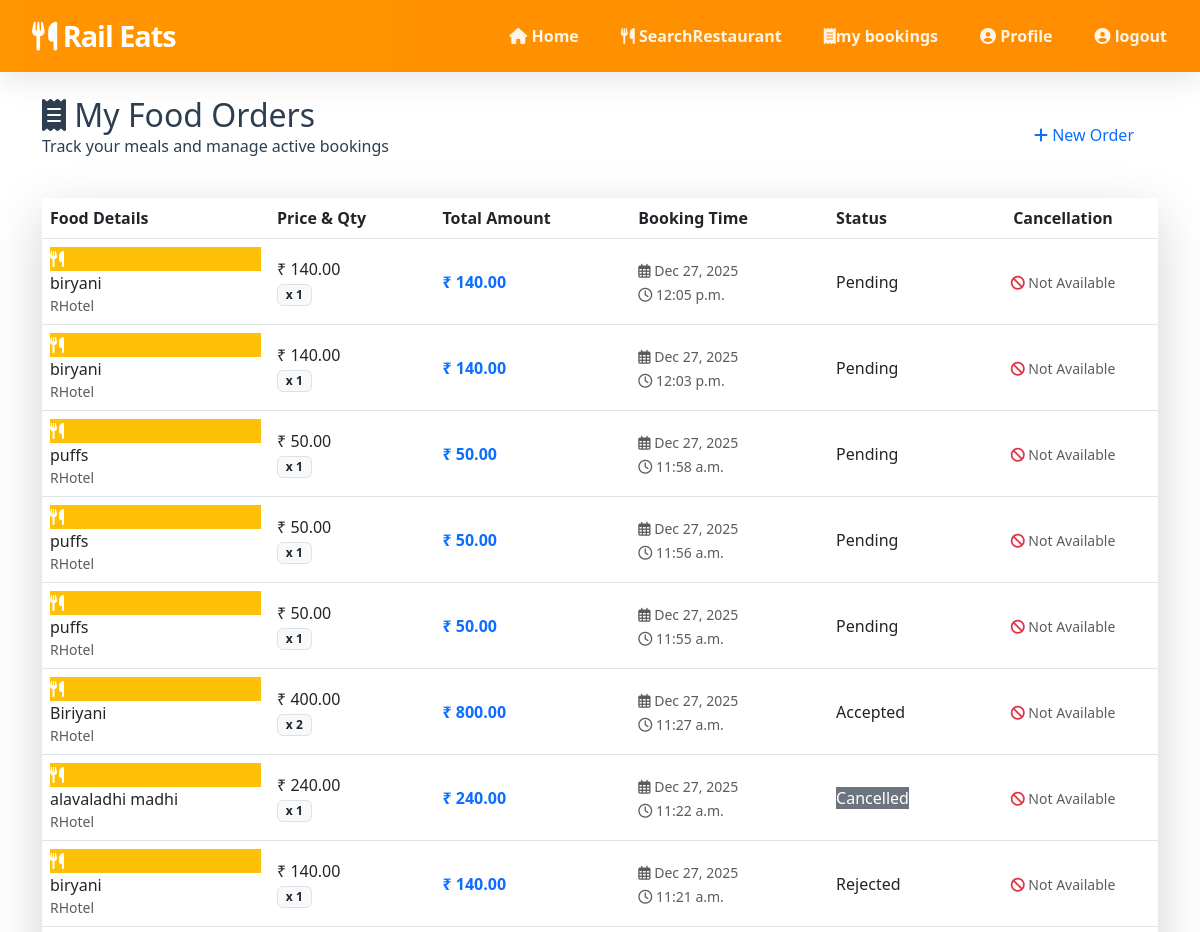
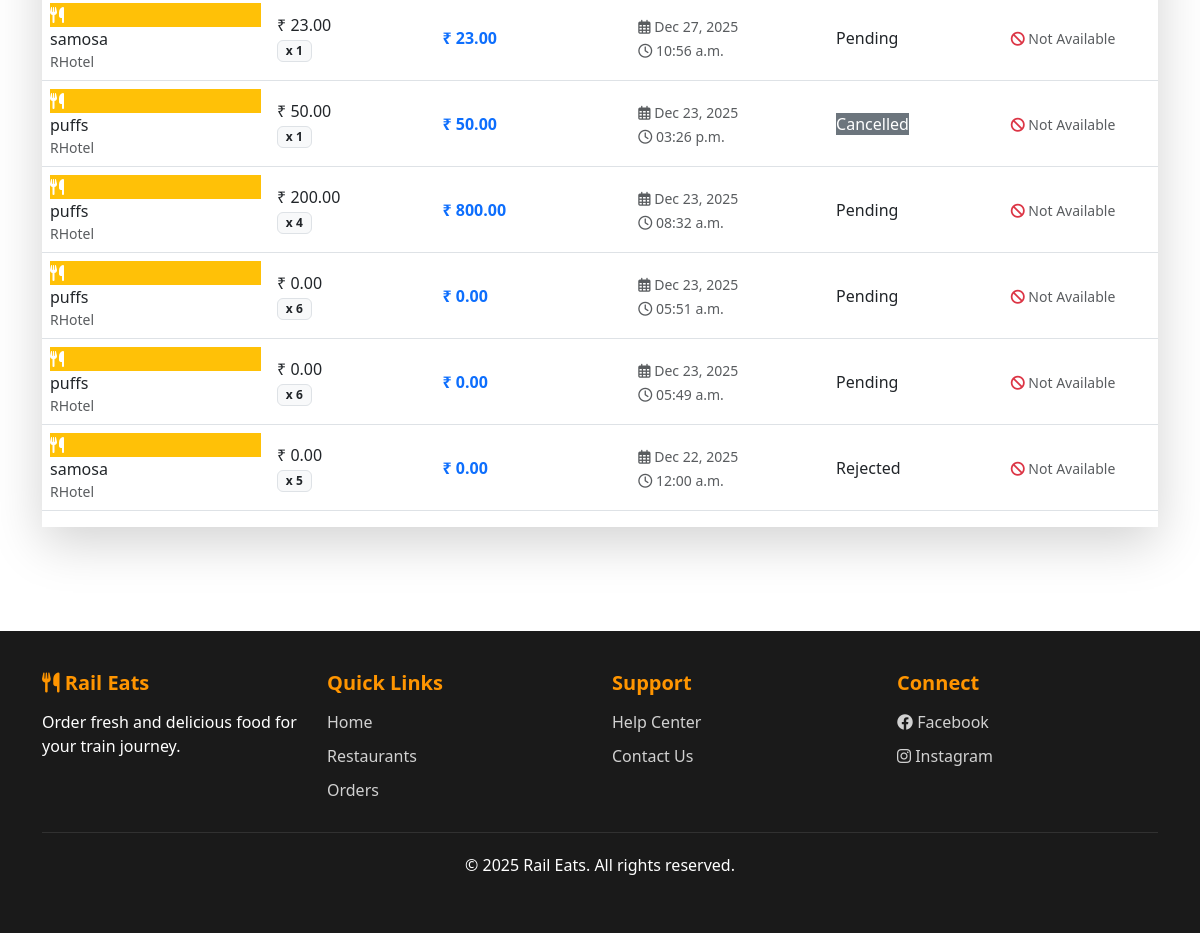
The page /User/my-bookings/ (signed in) on the database its author committed (2 pictures, top to bottom).
### User/models.py (models this page shows, shortened)
class tbl_booking(models.Model):
    user = models.ForeignKey(tbl_user, on_delete=models.CASCADE)
    restaurant = models.ForeignKey(tbl_restaurant, on_delete=models.CASCADE)
    food = models.ForeignKey(tbl_food, on_delete=models.CASCADE)
    quantity = models.IntegerField()
    price = models.DecimalField(
        max_digits=8,
        decimal_places=2
    )  # ✅ price per item at booking time
    delivery_time = models.TimeField()
    booking_date = models.DateTimeField(auto_now_add=True)
    status = models.IntegerField(default=0)
    def total_amount(self):
        return self.quantity * self.price
    def can_cancel(self):
        return timezone.now() <= self.booking_date + timedelta(hours=1)
    def cancel_deadline(self):
        return self.booking_date + timedelta(hours=1)

### Restaurant/models.py (models this page shows, shortened)
class tbl_food(models.Model):
    restaurant = models.ForeignKey(
        tbl_restaurant,
        on_delete=models.CASCADE,
        related_name='foods'
    )
    food_name = models.CharField(max_length=100)
    category = models.CharField(max_length=50)   # Veg / Non-Veg
    price = models.DecimalField(max_digits=6, decimal_places=2)
    description = models.TextField(blank=True)
    is_available = models.BooleanField(default=True)
    created_at = models.DateTimeField(auto_now_add=True)

### Guest/models.py (models this page shows, shortened)
class tbl_restaurant(models.Model):
    restaurant_name = models.CharField(max_length=100)
    owner_name = models.CharField(max_length=100)
    email = models.EmailField(unique=True)
    phone = models.CharField(max_length=15)
    station_name = models.CharField(max_length=100)
    station_code = models.CharField(max_length=10)
    address = models.TextField()
    password = models.CharField(max_length=255)
    status = models.IntegerField(default=0)

### User/views.py (the view)
# urls.py: path('my-bookings/', views.my_bookings, name='my_bookings'),
def my_bookings(request):
    if not request.session.get('uid'):
        return redirect('wguest:login')
    bookings = tbl_booking.objects.filter(
        user_id=request.session['uid']
    ).order_by('-booking_date')
    for b in bookings:
        b.can_cancel_flag = b.can_cancel()
        b.cancel_deadline_ts = int(b.cancel_deadline().timestamp())
    return render(request, 'User/MyBookings.html', {
        'bookings': bookings
    })

### User/Templates/User/myBookings.html (shortened to what this page needs)
{% extends 'User/header.html' %}
{% block content %}
<div class="container py-4">
    <div class="page-header d-flex justify-content-between align-items-center mb-4">
        <div>
            <h2 class="page-title mb-0">
                <i class="fas fa-receipt"></i> My Food Orders
            </h2>
            <p class="page-subtitle">Track your meals and manage active bookings</p>
        </div>
        <a href="{% url 'wuser:homepage' %}" class="btn-secondary-custom px-4 text-decoration-none">
            <i class="fas fa-plus"></i> New Order
        </a>
    </div>
    <div class="table-container shadow-lg">
        <div class="table-responsive">
            <table class="table table-hover align-middle">
                <thead>
                    <tr>
                        <th>Food Details</th>
                        <th>Price & Qty</th>
                        <th>Total Amount</th>
                        <th>Booking Time</th>
                        <th>Status</th>
                        <th class="text-center">Cancellation</th>
                    </tr>
                </thead>
                <tbody>
                    {% for b in bookings %}
                    <tr>
                        <td>
                            <div class="user-info">
                                <div class="user-avatar bg-warning text-white">
                                    <i class="fas fa-utensils"></i>
                                </div>
                                <div class="text-start">
                                    <div class="user-name">{{ b.food.food_name }}</div>
                                    <div class="user-phone small text-muted">
                                        {{ b.restaurant.restaurant_name }}
                                    </div>
                                </div>
                            </div>
                        </td>
                        <td>
                            ₹ {{ b.price }}<br>
                            <span class="badge bg-light text-dark border">x {{ b.quantity }}</span>
                        </td>
                        <td>
                            <span class="fw-bold text-primary">₹ {{ b.total_amount }}</span>
                        </td>
                        <td>
                            <small class="text-muted">
                                <i class="far fa-calendar-alt"></i>
                                {{ b.booking_date|date:"M d, Y" }}<br>
                                <i class="far fa-clock"></i>
                                {{ b.booking_date|date:"h:i a" }}
                            </small>
                        </td>
                        <td>
                            {% if b.status == 0 %}
                                <span class="badge-status status-pending">Pending</span>
                            {% elif b.status == 1 %}
                                <span class="badge-status status-success">Accepted</span>
                            {% elif b.status == 2 %}
                                <span class="badge-status status-danger">Rejected</span>
                            {% elif b.status == 3 %}
                                <span class="badge-status bg-secondary text-white">Cancelled</span>
                            {% endif %}
                        </td>
                        <td class="text-center">
                            {% if b.status == 0 and b.can_cancel_flag %}
                                <div class="d-flex flex-column align-items-center">
                                    <span id="timer-{{ b.id }}"
                                          class="small fw-bold text-primary mb-2"
                                          data-expiry="{{ b.cancel_deadline|date:'U' }}">
                                        Loading...
                                    </span>
                                    <a id="cancel-btn-{{ b.id }}"
                                       href="{% url 'wuser:cancel_booking' b.id %}"
                                       class="btn btn-danger btn-sm"
                                       onclick="return confirm('Are you sure you want to cancel this order?');">
                                        Cancel Order
                                    </a>
                                </div>
                            {% else %}
                                <span class="text-muted small">
                                    <i class="fas fa-ban text-danger"></i> Not Available
                                </span>
                            {% endif %}
                        </td>
                    </tr>
                    {% endfor %}
                </tbody>
            </table>
        </div>
    </div>
</div>
{% endblock %}

### User/Templates/User/header.html (style rules this page uses)
:root { --primary-orange: #FF9500; --dark-bg: #1a1a1a; --dark-text: #2C3E50; --light-text: #ffffff; --light-bg: #F8F9FA; --border-radius: 12px; --box-shadow: 0 8px 32px rgba(0, 0, 0, 0.1); --transition: all 0.3s cubic-bezier(0.4, 0, 0.2, 1); }
body { font-family: 'Segoe UI', Tahoma, Geneva, Verdana, sans-serif; background: #ffffff; min-height: 100vh; color: var(--dark-text); }

### rows shown on the page
tbl_booking: food.food_name "biryani", restaurant.restaurant_name "RHotel", price "140.00", quantity "1", total_amount "140.00", booking_date "Dec 27, 2025", booking_date "12:05 p.m.", status "Pending"
tbl_booking: food.food_name "biryani", restaurant.restaurant_name "RHotel", price "140.00", quantity "1", total_amount "140.00", booking_date "Dec 27, 2025", booking_date "12:03 p.m.", status "Pending"
tbl_booking: food.food_name "puffs", restaurant.restaurant_name "RHotel", price "50.00", quantity "1", total_amount "50.00", booking_date "Dec 27, 2025", booking_date "11:58 a.m.", status "Pending"
tbl_booking: food.food_name "puffs", restaurant.restaurant_name "RHotel", price "50.00", quantity "1", total_amount "50.00", booking_date "Dec 27, 2025", booking_date "11:56 a.m.", status "Pending"
tbl_booking: food.food_name "puffs", restaurant.restaurant_name "RHotel", price "50.00", quantity "1", total_amount "50.00", booking_date "Dec 27, 2025", booking_date "11:55 a.m.", status "Pending"
tbl_booking: food.food_name "Biriyani", restaurant.restaurant_name "RHotel", price "400.00", quantity "2", total_amount "800.00", booking_date "Dec 27, 2025", booking_date "11:27 a.m.", status "Accepted"
tbl_booking: food.food_name "alavaladhi madhi", restaurant.restaurant_name "RHotel", price "240.00", quantity "1", total_amount "240.00", booking_date "Dec 27, 2025", booking_date "11:22 a.m.", status "Cancelled"
tbl_booking: food.food_name "biryani", restaurant.restaurant_name "RHotel", price "140.00", quantity "1", total_amount "140.00", booking_date "Dec 27, 2025", booking_date "11:21 a.m.", status "Rejected"
tbl_booking: food.food_name "samosa", restaurant.restaurant_name "RHotel", price "23.00", quantity "1", total_amount "23.00", booking_date "Dec 27, 2025", booking_date "10:56 a.m.", status "Pending"
tbl_booking: food.food_name "puffs", restaurant.restaurant_name "RHotel", price "50.00", quantity "1", total_amount "50.00", booking_date "Dec 23, 2025", booking_date "03:26 p.m.", status "Cancelled"
tbl_booking: food.food_name "puffs", restaurant.restaurant_name "RHotel", price "200.00", quantity "4", total_amount "800.00", booking_date "Dec 23, 2025", booking_date "08:32 a.m.", status "Pending"
tbl_booking: food.food_name "puffs", restaurant.restaurant_name "RHotel", price "0.00", quantity "6", total_amount "0.00", booking_date "Dec 23, 2025", booking_date "05:51 a.m.", status "Pending"
tbl_booking: food.food_name "puffs", restaurant.restaurant_name "RHotel", price "0.00", quantity "6", total_amount "0.00", booking_date "Dec 23, 2025", booking_date "05:49 a.m.", status "Pending"
tbl_booking: food.food_name "samosa", restaurant.restaurant_name "RHotel", price "0.00", quantity "5", total_amount "0.00", booking_date "Dec 22, 2025", booking_date "12:00 a.m.", status "Rejected"
